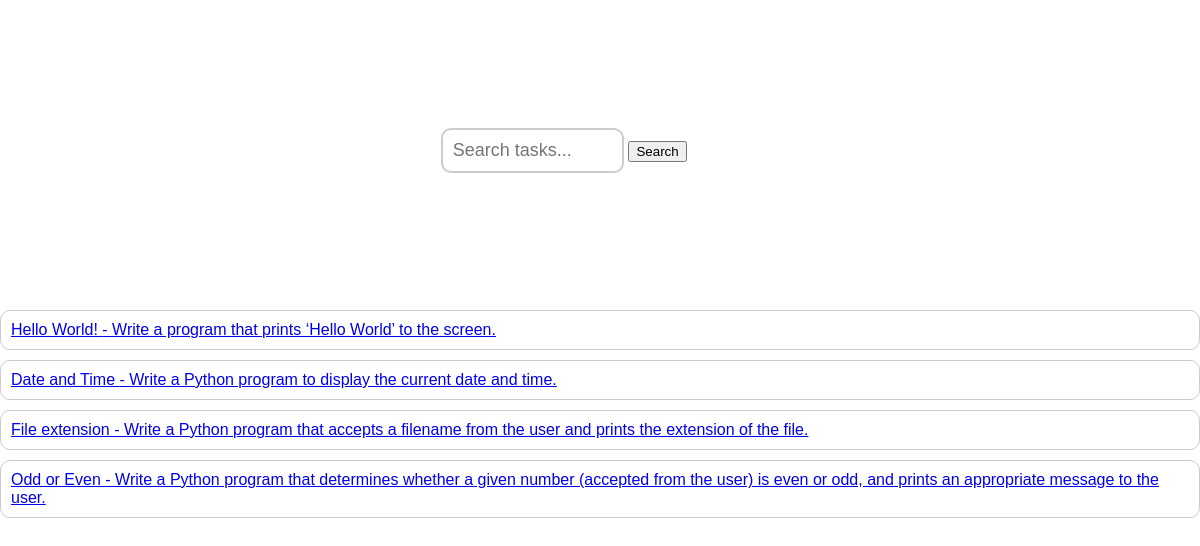
Page /search_tasks on the committed database.
### CodeQuestsApp/models.py (models this page shows, shortened)
class Task(models.Model):
    name = models.CharField(max_length=80)
    text = models.CharField(max_length=500)
    ai_generated = models.BooleanField(default=False)
    correct_output = models.CharField(max_length=100)
    very_easy = 'V'
    easy = 'E'
    medium = 'M'
    hard = 'H'
    realy_hard = 'R'
    difficulty = [
        (very_easy, 'Very Easy'),
        (easy, 'Easy'),
        (medium, 'Medium'),
        (hard, 'Hard'),
        (realy_hard, 'Really Hard'),
    ]
    difficulty_level = models.CharField(max_length=1, choices=difficulty, default=medium)

### CodeQuestsApp/views.py (the view)
# urls.py: path('search_tasks', views.search_tasks, name="search_tasks"),
def search_tasks(request):
    query = request.GET.get('q')
    if query:
        tasks = Task.objects.filter(name__icontains=query) | Task.objects.filter(text__icontains=query)
    else:
        tasks = Task.objects.all()
    context = {
        'tasks': tasks,
        'query': query
    }
    return render(request, 'search_tasks.html', context)

### templates/search_tasks.html (shortened to what this page needs)
{% load static %}
<!DOCTYPE html>
<html>
  <head>
        <link rel="stylesheet" href="{% static 'css/search_tasks.css' %}">
  </head>
  <body>
    <div id="search-container">
      <form action="{% url 'search_tasks' %}" method="get">
        <input type="text" id="search-bar" name="q" placeholder="Search tasks...">
        <button type="submit">Search</button>
      </form>
    </div>
    <ul id="tasks">
      {% for task in tasks %}
        <li><a href="/solve_task/{{task.id}}">{{ task.name }} - {{ task.text }}</a></li>
      {% empty %}
        <li>No tasks found.</li>
      {% endfor %}
    </ul>
  </body>
</html>

### static/css/search_tasks.css (style rules this page uses)
body { font-family: Arial, sans-serif; margin: 0; padding: 0; }
#search-container { display: flex; justify-content: center; align-items: center; height: 300px; }
#search-bar { padding: 10px; font-size: 18px; border: 2px solid #ccc; border-radius: 10px; outline: none; width: 50%; max-width: 500px; }
#tasks { margin-top: 10px; list-style: none; padding: 0; }
#tasks li { margin-bottom: 10px; padding: 10px; border: 1px solid #ccc; border-radius: 10px; }

### rows in the picture
Task: name "Hello World!", text "Write a program that prints ‘Hello World’ to the screen."
Task: name "Date and Time", text "Write a Python program to display the current date and time."
Task: name "File extension", text "Write a Python program that accepts a filename from the user and prints the extension of the file."
Task: name "Odd or Even", text "Write a Python program that determines whether a given number (accepted from the user) is even or odd, and prints an appropriate message to the user."
